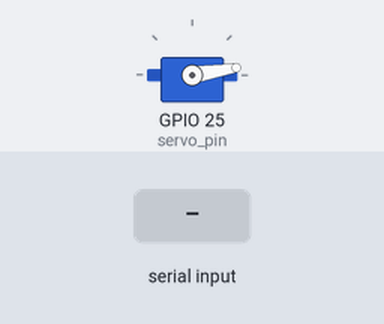
Simulated run of this program. Board: Raspberry Pi (BCM pin numbers). Parts: servo. Inputs (shaded band) come from the test bench. Servo angles are drawn from the pulse width (0.5 ms = 0°, 2.5 ms = 180°); what the program prints to the terminal is not drawn.

Above: at 1.2 s.
1.3 s: "5" typed at the terminal, then Enter
At 1.69 s:
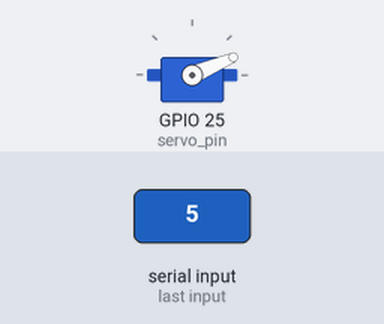
At 2.19 s:
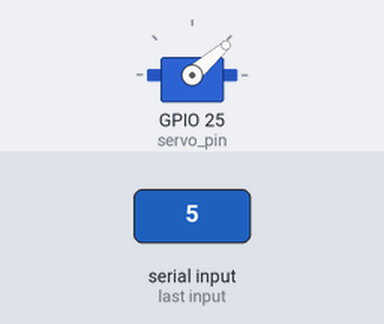
Timing chart, 0 to 13.3 s (numbered marks = the images above; inputs shaded):
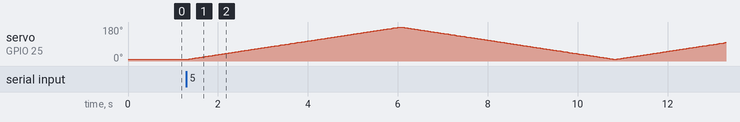

The program:

GPIO_PWM_Servo_0to180.py
```python
import RPi.GPIO as GPIO
import time

# Note : https://velog.io/@psh4204/RaspberryPi-%EC%84%9C%EB%B3%B4%EB%AA%A8%ED%84%B0-%EC%A0%9C%EC%96%B4

# GPIO Servo모터 제어

servo_pin = 25
GPIO.setmode(GPIO.BCM)
GPIO.setup(servo_pin, GPIO.OUT)
pwm = GPIO.PWM(servo_pin, 50) # 50Hz( 서보모터 PWM 동작을 위한 주파수 )
pwm.start(3.0) # 서보모터의 0도 위치( 0.6ms ) 이동: 값 3.0은 pwm 주기인 20ms 의 3% 를 의미

scale = int(input("스케일 값을 입력하시오(1~10) : ")) # min = 1, max = 10
if 1 <= scale <= 10 :
    pass
else :
    scale = 1

try :
    while True:
        for i in range(int(30*scale), int(125*scale),2) :
            # 0.02초간 0.019도 움직일 수 있음
            pwm.ChangeDutyCycle(i/int(10*scale))
            time.sleep(0.02)
        for i in range( int(125*scale), int(30*scale),-2) :
            pwm.ChangeDutyCycle(i/int(10*scale))
            time.sleep(0.02)

# Ctrl + C : 종료 및 GPIO 초기화
except KeyboardInterrupt:
    GPIO.cleanup()
```
